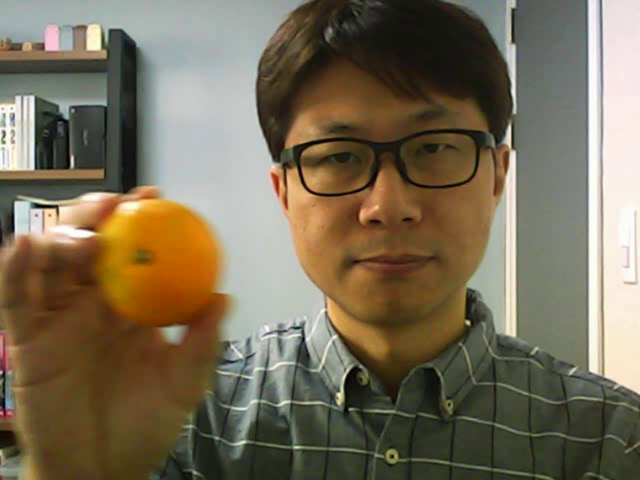
#> input picture frame 24 of ch10/camshift.avi, 640 x 480 px, given in place of the camera
$ python video_out.py
#> lines starting #> are read from the running program, lines starting #| are printed output that depends on the picture
import sys
import cv2


cap = cv2.VideoCapture(0)

if not cap.isOpened():
    print("Camera open failed!")
    sys.exit()

w = round(cap.get(cv2.CAP_PROP_FRAME_WIDTH))
h = round(cap.get(cv2.CAP_PROP_FRAME_HEIGHT))
fps = cap.get(cv2.CAP_PROP_FPS)

fourcc = cv2.VideoWriter_fourcc(*'DIVX') # *'DIVX' == 'D', 'I', 'V', 'X'
delay = round(1000 / fps)

out = cv2.VideoWriter('.\\ch02\\output.avi', fourcc, fps, (w, h))

if not out.isOpened():
    print('File open failed!')
    cap.release()
    sys.exit()

while True:
    ret, frame = cap.read()
#> frame is the input picture: shape (480, 640, 3); mean B, G, R 86.9, 108.5, 119.9

    if not ret:
        break

    inversed = ~frame
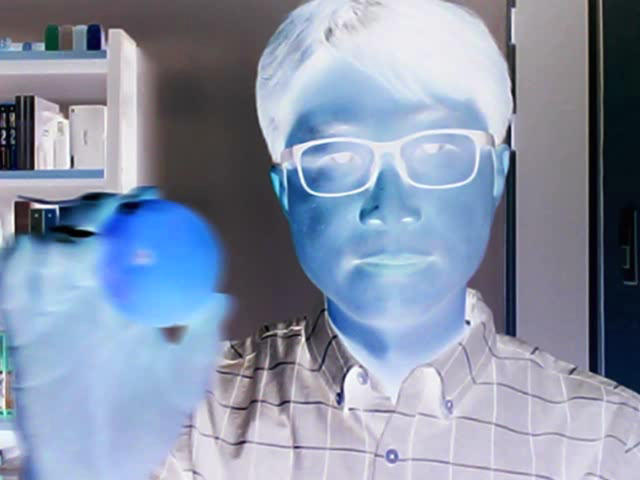
#> inversed: shape (480, 640, 3); mean B, G, R 168.1, 146.5, 135.1
    edge = cv2.Canny(frame, 50, 150)
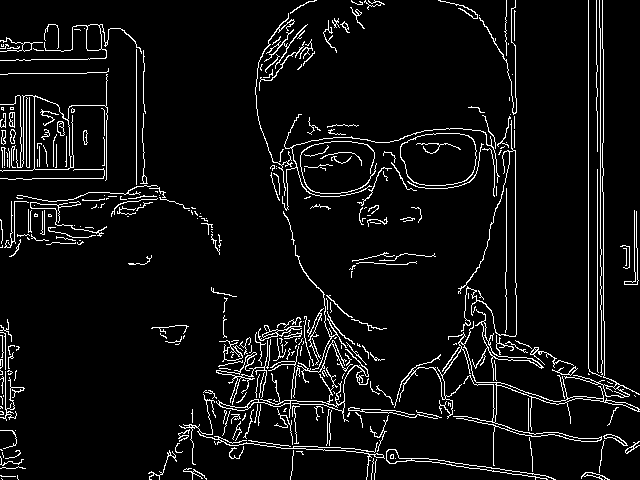
#> edge: shape (480, 640); 6.2% white in thin lines or dots
    edge_color = cv2.cvtColor(edge, cv2.COLOR_GRAY2BGR)
#> edge_color: shape (480, 640, 3); 6.2% white in thin lines or dots

    out.write(edge_color)

    cv2.imshow('frame', frame)
    cv2.imshow('inversed', inversed)
    cv2.imshow('edge_color', edge_color)

    if cv2.waitKey(delay) == 27:
#> (key Esc is pressed here)
        break

cap.release()
out.release()
cv2.destroyAllWindows()

$ run again, starting later in the video
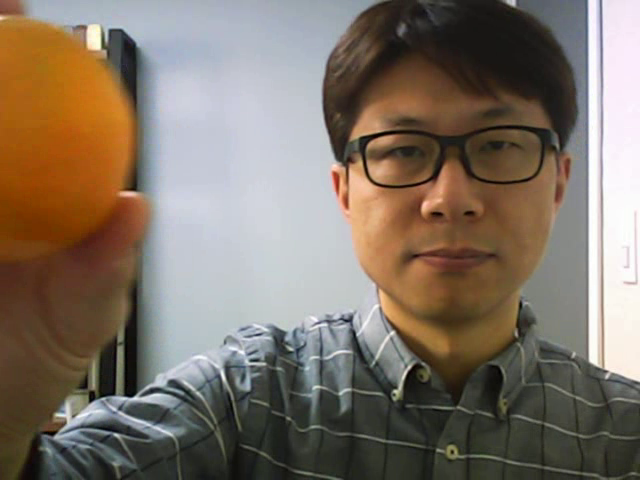
#> input picture frame 111 of ch10/camshift.avi, 640 x 480 px, given in place of the camera
#> frame is the input picture: shape (480, 640, 3); mean B, G, R 102.2, 114.8, 127.3
#> `inversed = ~frame`:
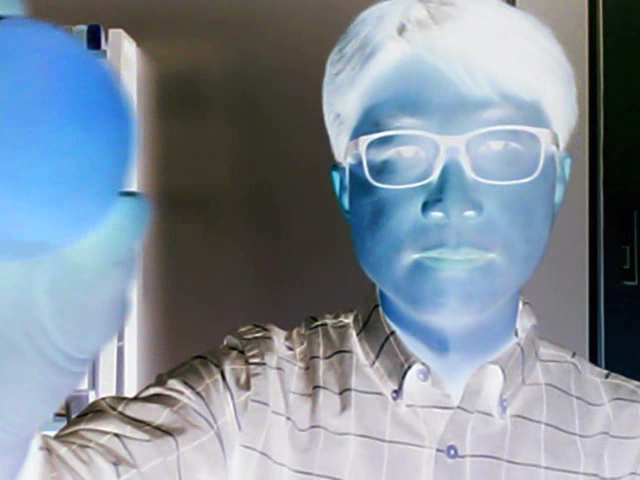
#> inversed: shape (480, 640, 3); mean B, G, R 152.8, 140.2, 127.7
#> `edge = cv2.Canny(frame, 50, 150)`:
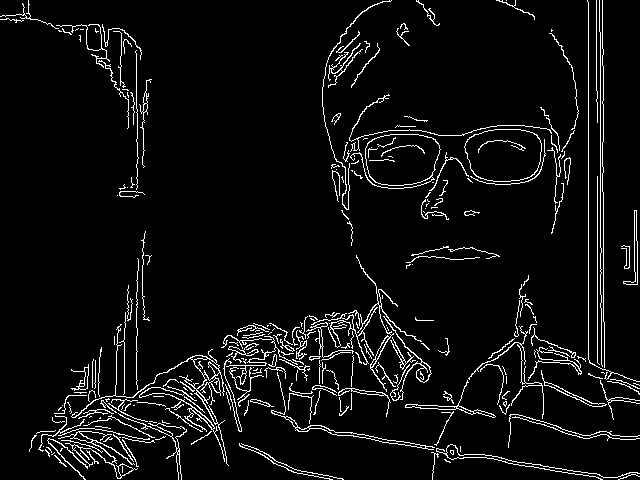
#> edge: shape (480, 640); 5.5% white in thin lines or dots
#> edge_color: shape (480, 640, 3); 5.5% white in thin lines or dots

$ run again, starting later in the video
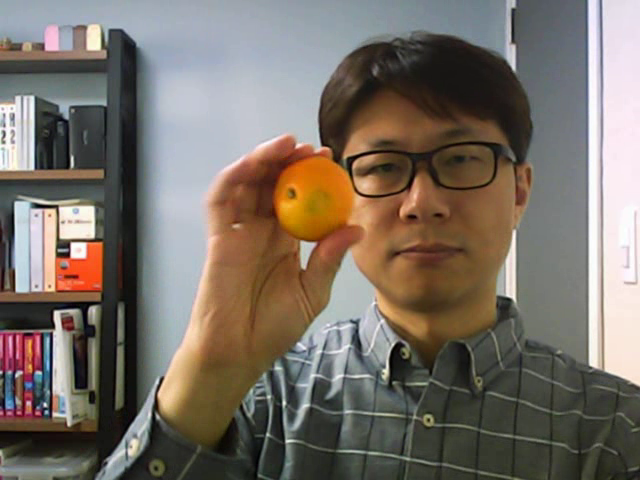
#> input picture frame 197 of ch10/camshift.avi, 640 x 480 px, given in place of the camera
#> frame is the input picture: shape (480, 640, 3); mean B, G, R 102, 111.3, 120.5
#> `inversed = ~frame`:
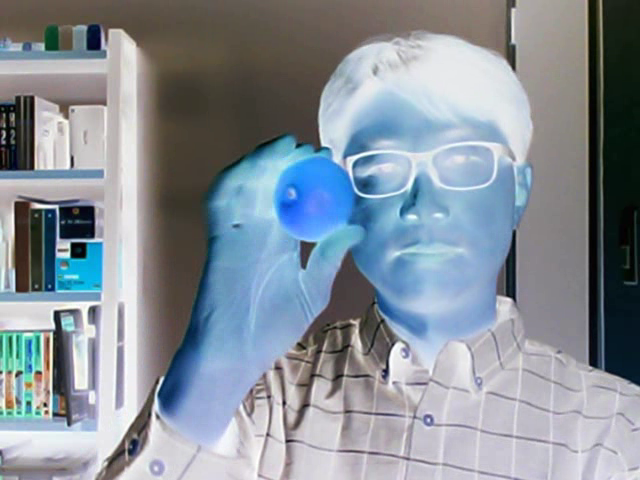
#> inversed: shape (480, 640, 3); mean B, G, R 153, 143.7, 134.5
#> `edge = cv2.Canny(frame, 50, 150)`:
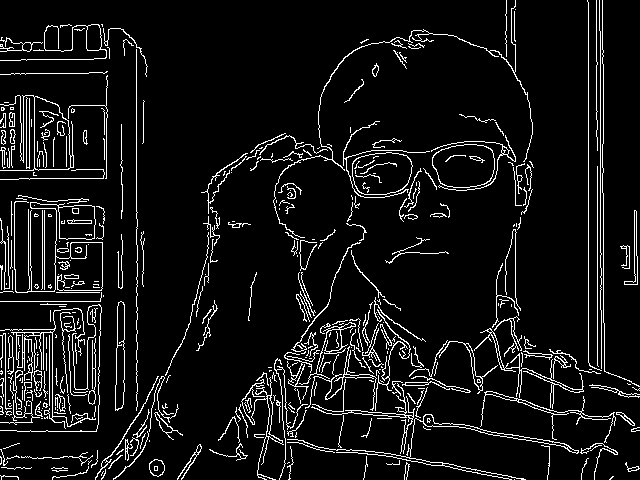
#> edge: shape (480, 640); 7.6% white in thin lines or dots
#> edge_color: shape (480, 640, 3); 7.6% white in thin lines or dots
